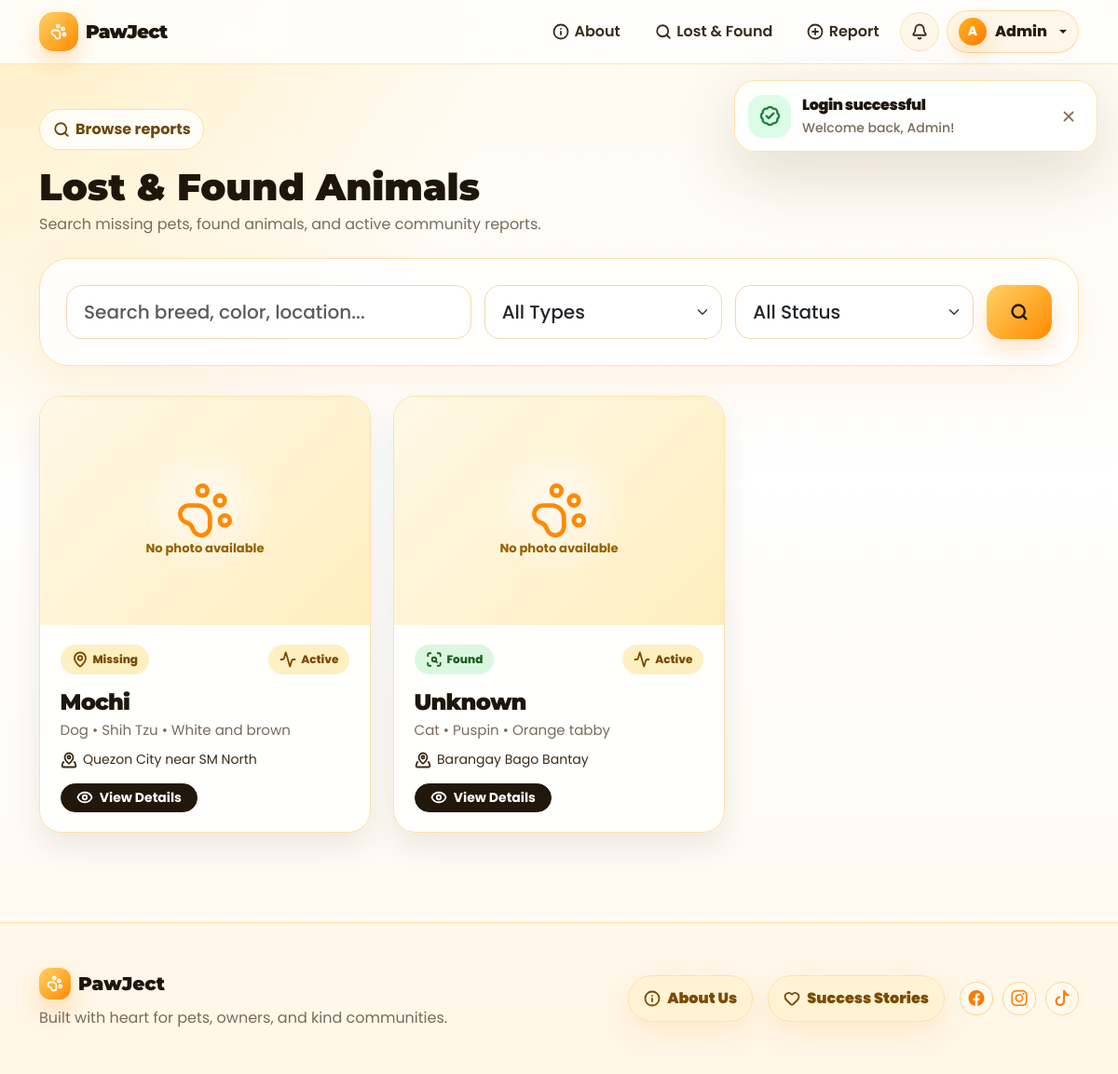
Page /?route=reports (signed in) on the committed database.
### tables this page shows
CREATE TABLE reports (
  id INT AUTO_INCREMENT PRIMARY KEY,
  user_id INT NOT NULL,
  report_type ENUM('missing','found') NOT NULL,
  animal_name VARCHAR(100),
  species VARCHAR(50) NOT NULL,
  breed VARCHAR(100),
  color VARCHAR(100) NOT NULL,
  gender VARCHAR(20) DEFAULT 'Unknown',
  last_seen_date DATE NOT NULL,
  location VARCHAR(255) NOT NULL,
  owner_contact VARCHAR(255),
  description TEXT,
  photo VARCHAR(255),
  status ENUM('active','reunited','closed') DEFAULT 'active',
  is_approved TINYINT(1) DEFAULT 0,
  created_at TIMESTAMP DEFAULT CURRENT_TIMESTAMP,
  FOREIGN KEY (user_id) REFERENCES users(id) ON DELETE CASCADE
);

### app/controllers/BaseController.php (called while the page is built, shortened)
<?php
class BaseController
{
    protected function view($view, $data = [])
    {
        extract($data);
        require __DIR__ . '/../views/layouts/header.php';
        require __DIR__ . '/../views/' . $view . '.php';
        require __DIR__ . '/../views/layouts/footer.php';
    }
}

### app/controllers/ReportController.php (called while the page is built, shortened)
<?php
class ReportController extends BaseController
{
    public function index()
    {
        $reports = Report::all($_GET['q'] ?? '', $_GET['type'] ?? '', $_GET['status'] ?? '');
        $this->view('reports/index', compact('reports'));
    }
}

### public/index.php (called while the page is built, shortened)
<?php
$config = require __DIR__ . '/../config/database.php';
require __DIR__ . '/../app/models/Database.php';
require __DIR__ . '/../app/models/Report.php';
require __DIR__ . '/../app/controllers/BaseController.php';
require __DIR__ . '/../app/controllers/ReportController.php';
$route = $_GET['route'] ?? 'home';
$routes = [
  'home' => [HomeController::class,'index'],
  'reports' => [ReportController::class,'index'],
  'about' => [HomeController::class,'about'],
  'success-stories' => [HomeController::class,'successStories'],
  'report-show' => [ReportController::class,'show'],
  'report-create' => [ReportController::class,'create'],
  'report-store' => [ReportController::class,'store'],
  'sighting-store' => [ReportController::class,'storeSighting'],
  'comment-store' => [ReportController::class,'storeComment'],
  'comment-helpful' => [ReportController::class,'toggleHelpful'],
  'comment-update' => [ReportController::class,'updateComment'],
  'comment-delete' => [ReportController::class,'deleteComment'],
  'comment-report' => [ReportController::class,'reportComment'],
  'comment-pin' => [ReportController::class,'pinComment'],
  'follow-toggle' => [ReportController::class,'toggleFollow'],
  'sighting-verify' => [ReportController::class,'verifySighting'],
  'close-request-store' => [ReportController::class,'storeCloseRequest'],
  'login' => [AuthController::class,'login'],
  'login-post' => [AuthController::class,'loginPost'],
  'register' => [AuthController::class,'register'],
  'register-post' => [AuthController::class,'registerPost'],
  'logout' => [AuthController::class,'logout'],
  'profile' => [AuthController::class,'profile'],
  'profile-update' => [AuthController::class,'updateProfile'],
  'password-update' => [AuthController::class,'updatePassword'],
  'dashboard' => [ReportController::class,'dashboard'],
  'notifications' => [ReportController::class,'notifications'],
  'notifications-read' => [ReportController::class,'markNotificationsRead'],
  'admin' => [AdminController::class,'index'],
  'admin-analytics' => [AdminController::class,'analytics'],
  'admin-status' => [AdminController::class,'status'],
  'admin-close-request' => [AdminController::class,'closeRequest'],
  'admin-delete' => [AdminController::class,'delete'],
];
[$class,$method] = $routes[$route];
(new $class)->$method();

### app/models/Report.php (called while the page is built, shortened)
<?php
class Report
{
    private static function columnExists($table, $column)
    {
        $stmt = Database::pdo()->prepare("SHOW COLUMNS FROM `$table` LIKE ?");
        $stmt->execute([$column]);
        return (bool)$stmt->fetch();
    }
    private static function ensureFeatureTables()
    {
        static $done = false;
        if ($done) return;
        $pdo = Database::pdo();
        $pdo->exec("CREATE TABLE IF NOT EXISTS comments (
            id INT AUTO_INCREMENT PRIMARY KEY,
            report_id INT NOT NULL,
            user_id INT NULL,
            name VARCHAR(120) NOT NULL,
            comment TEXT NOT NULL,
            parent_id INT NULL,
            created_at TIMESTAMP DEFAULT CURRENT_TIMESTAMP,
            INDEX(report_id), INDEX(user_id), INDEX(parent_id)
        )");
        if (!self::columnExists('comments', 'parent_id')) {
            $pdo->exec("ALTER TABLE comments ADD COLUMN parent_id INT NULL AFTER comment, ADD INDEX(parent_id)");
        }
        if (!self::columnExists('comments', 'is_deleted')) {
            $pdo->exec("ALTER TABLE comments ADD COLUMN is_deleted TINYINT(1) DEFAULT 0 AFTER parent_id");
        }
        if (!self::columnExists('comments', 'edited_at')) {
            $pdo->exec("ALTER TABLE comments ADD COLUMN edited_at DATETIME NULL AFTER created_at");
        }
        if (!self::columnExists('comments', 'is_reported')) {
            $pdo->exec("ALTER TABLE comments ADD COLUMN is_reported TINYINT(1) DEFAULT 0 AFTER edited_at");
        }
        if (!self::columnExists('comments', 'report_reason')) {
            $pdo->exec("ALTER TABLE comments ADD COLUMN report_reason TEXT NULL AFTER is_reported");
        }
        if (!self::columnExists('comments', 'is_pinned')) {
            $pdo->exec("ALTER TABLE comments ADD COLUMN is_pinned TINYINT(1) DEFAULT 0 AFTER report_reason");
        }
        if (!self::columnExists('comments', 'type')) {
            $pdo->exec("ALTER TABLE comments ADD COLUMN type VARCHAR(40) DEFAULT 'comment' AFTER is_pinned");
        }
        if (!self::columnExists('comments', 'sighting_location')) {
            $pdo->exec("ALTER TABLE comments ADD COLUMN sighting_location VARCHAR(255) NULL AFTER type");
        }
        $pdo->exec("CREATE TABLE IF NOT EXISTS comment_helpfuls (
            id INT AUTO_INCREMENT PRIMARY KEY,
            comment_id INT NOT NULL,
            user_id INT NOT NULL,
            created_at TIMESTAMP DEFAULT CURRENT_TIMESTAMP,
            UNIQUE KEY unique_helpful(comment_id, user_id),
            INDEX(comment_id), INDEX(user_id)
        )");
        $pdo->exec("CREATE TABLE IF NOT EXISTS report_follows (
            id INT AUTO_INCREMENT PRIMARY KEY,
            report_id INT NOT NULL,
            user_id INT NOT NULL,
            created_at TIMESTAMP DEFAULT CURRENT_TIMESTAMP,
            UNIQUE KEY unique_follow(report_id, user_id),
            INDEX(report_id), INDEX(user_id)
        )");
        $pdo->exec("CREATE TABLE IF NOT EXISTS notifications (
            id INT AUTO_INCREMENT PRIMARY KEY,
            user_id INT NOT NULL,
            report_id INT NULL,
            type VARCHAR(60) NOT NULL DEFAULT 'update',
            title VARCHAR(160) NOT NULL,
            message TEXT NOT NULL,
            is_read TINYINT(1) DEFAULT 0,
            created_at TIMESTAMP DEFAULT CURRENT_TIMESTAMP,
            INDEX(user_id), INDEX(report_id)
        )");
        $pdo->exec("CREATE TABLE IF NOT EXISTS activity_logs (
            id INT AUTO_INCREMENT PRIMARY KEY,
            report_id INT NOT NULL,
            user_id INT NULL,
            icon VARCHAR(60) DEFAULT 'activity',
            title VARCHAR(160) NOT NULL,
            details TEXT,
            created_at TIMESTAMP DEFAULT CURRENT_TIMESTAMP,
            INDEX(report_id), INDEX(user_id)
        )");
        if (!self::columnExists('users', 'profile_photo')) {
            $pdo->exec("ALTER TABLE users ADD COLUMN profile_photo VARCHAR(255) NULL");
        }
        if (!self::columnExists('reports', 'reward_amount')) {
            $pdo->exec("ALTER TABLE reports ADD COLUMN reward_amount DECIMAL(10,2) NULL AFTER owner_contact");
        }
        if (!self::columnExists('sightings', 'is_verified')) {
            $pdo->exec("ALTER TABLE sightings ADD COLUMN is_verified TINYINT(1) DEFAULT 0 AFTER photo");
        }
    }
    public static function all($q = '', $type = '', $status = '')
    {
        self::ensureFeatureTables();
        $sql = 'SELECT r.*, u.name user_name FROM reports r JOIN users u ON u.id = r.user_id WHERE r.is_approved = 1';
        $params = [];
        $sql .= ' ORDER BY r.created_at DESC';
        $stmt = Database::pdo()->prepare($sql); $stmt->execute($params); return $stmt->fetchAll();
    }
    public static function userReputation($userId)
    {
        $pdo = Database::pdo();
        $reports = $pdo->prepare('SELECT COUNT(*) total, SUM(status = "reunited") reunited FROM reports WHERE user_id = ?');
        $reports->execute([$userId]);
        $r = $reports->fetch() ?: ['total' => 0, 'reunited' => 0];
        $comments = $pdo->prepare('SELECT COUNT(*) total FROM comments WHERE user_id = ? AND is_deleted = 0');
        $comments->execute([$userId]);
        $c = $comments->fetch() ?: ['total' => 0];
        $helpful = $pdo->prepare('SELECT COUNT(*) total FROM comment_helpfuls ch JOIN comments c ON c.id = ch.comment_id WHERE c.user_id = ?');
        $helpful->execute([$userId]);
        $h = $helpful->fetch() ?: ['total' => 0];
        $verified = $pdo->prepare('SELECT COUNT(*) total FROM sightings s JOIN users u ON u.name = s.name WHERE u.id = ? AND s.is_verified = 1');
        $verified->execute([$userId]);
        $v = $verified->fetch() ?: ['total' => 0];
        $points = ((int)($r['total'] ?? 0) * 10) + ((int)($c['total'] ?? 0) * 2) + ((int)($h['total'] ?? 0) * 5) + ((int)($v['total'] ?? 0) * 20) + ((int)($r['reunited'] ?? 0) * 30);
        $badge = 'Community Member';
        $icon = 'paw-print';
        return [
            'points' => $points,
            'badge' => $badge,
            'icon' => $icon,
            'reports' => (int)($r['total'] ?? 0),
            'reunited' => (int)($r['reunited'] ?? 0),
            'comments' => (int)($c['total'] ?? 0),
            'helpful' => (int)($h['total'] ?? 0),
            'verified_sightings' => (int)($v['total'] ?? 0),
        ];
    }
}

### app/models/Database.php (called while the page is built, shortened)
<?php
class Database {
  private static ?PDO $pdo = null;
  public static function connect(array $config): void {
    $dsn = "mysql:host={$config['host']};dbname={$config['dbname']};charset={$config['charset']}";
    self::$pdo = new PDO($dsn, $config['username'], $config['password'], [
      PDO::ATTR_ERRMODE => PDO::ERRMODE_EXCEPTION,
      PDO::ATTR_DEFAULT_FETCH_MODE => PDO::FETCH_ASSOC
    ]);
  }
  public static function pdo(): PDO { return self::$pdo; }
}

### app/views/reports/card.php (the view)
<?php
$hasPhoto = !empty($r['photo']);
$reportType = $r['report_type'] ?? 'missing';
$status = $r['status'] ?? 'active';
$animalName = $r['animal_name'] ?: 'Unknown';
?>
<div class="col-lg-4 col-md-6">
  <article class="pet-card h-100">
    <div class="pet-media">
      <?php if ($hasPhoto): ?>
        <img
          src="uploads/<?= htmlspecialchars($r['photo']) ?>"
          class="pet-img"
          alt="<?= htmlspecialchars($animalName) ?> photo"
          onerror="this.closest('.pet-media').innerHTML='<div class=&quot;pet-placeholder&quot;><i data-lucide=&quot;paw-print&quot;></i><span>No photo available</span></div>'; lucide.createIcons();"
        >
      <?php else: ?>
        <div class="pet-placeholder">
          <i data-lucide="paw-print"></i>
          <span>No photo available</span>
        </div>
      <?php endif; ?>
    </div>
    <div class="pet-body">
      <div class="d-flex justify-content-between align-items-center gap-2 mb-3">
        <span class="tag <?= htmlspecialchars($reportType) ?>">
          <i data-lucide="<?= $reportType === 'missing' ? 'map-pin' : 'scan-search' ?>"></i>
          <?= ucfirst(htmlspecialchars($reportType)) ?>
        </span>
        <span class="tag <?= htmlspecialchars($status) ?>">
          <i data-lucide="activity"></i>
          <?= ucfirst(htmlspecialchars($status)) ?>
        </span>
      </div>
      <h4 class="pet-title">
        <?= htmlspecialchars($animalName) ?>
      </h4>
      <p class="pet-meta">
        <?= htmlspecialchars($r['species']) ?> • <?= htmlspecialchars($r['breed']) ?> • <?= htmlspecialchars($r['color']) ?>
      </p>
      <p class="pet-location">
        <i data-lucide="map-pinned"></i>
        <?= htmlspecialchars($r['location']) ?>
      </p>
      <a class="btn btn-sm btn-dark rounded-pill px-3" href="?route=report-show&id=<?= $r['id'] ?>">
        <i data-lucide="eye"></i>
        View Details
      </a>
    </div>
  </article>
</div>

### app/views/reports/index.php (shortened to what this page needs)
<?php
$reports = $reports ?? [];
?>
<div class="container py-5">
  <span class="eyebrow">
    <i data-lucide="search"></i>
    Browse reports
  </span>
  <div class="section-head mt-3">
    <div>
      <h1 class="fw-black mb-1">Lost & Found Animals</h1>
      <p class="text-muted mb-0">Search missing pets, found animals, and active community reports.</p>
    </div>
  </div>
  <form class="filter-card search-filter mt-4" method="GET" action="">
    <div class="search-field search-field-main">
      <input
        id="q"
        name="q"
        class="form-control form-control-lg"
        placeholder="Search breed, color, location..."
        value="<?= htmlspecialchars($_GET['q'] ?? '') ?>"
      >
    </div>
    <div class="search-field">
      <select id="type" name="type" class="form-select form-select-lg">
        <option value="">All Types</option>
      </select>
    </div>
    <div class="search-field">
      <select id="status" name="status" class="form-select form-select-lg">
        <option value="">All Status</option>
      </select>
    </div>
    <div class="search-field search-field-button">
      <button class="btn btn-brand btn-search w-100" type="submit">
        <i data-lucide="search"></i>
      </button>
    </div>
  </form>
  <div class="row g-4 mt-2">
    <?php foreach ($reports as $r): ?>
      <?php include __DIR__ . '/card.php'; ?>
    <?php endforeach; ?>
  </div>
</div>

### rows in the picture
reports: photo "No photo available", report_type "Missing", status "Active", animal_name "Mochi", species "Dog", breed "Shih Tzu", color "White and brown", location "Quezon City near SM North"
reports: photo "No photo available", report_type "Found", status "Active", animal_name "Unknown", species "Cat", breed "Puspin", color "Orange tabby", location "Barangay Bago Bantay"

### other values in the picture
$initial "A"
$firstName "Admin"
$flashTitle "Login successful"
$flashMessage "Welcome back, Admin!"
